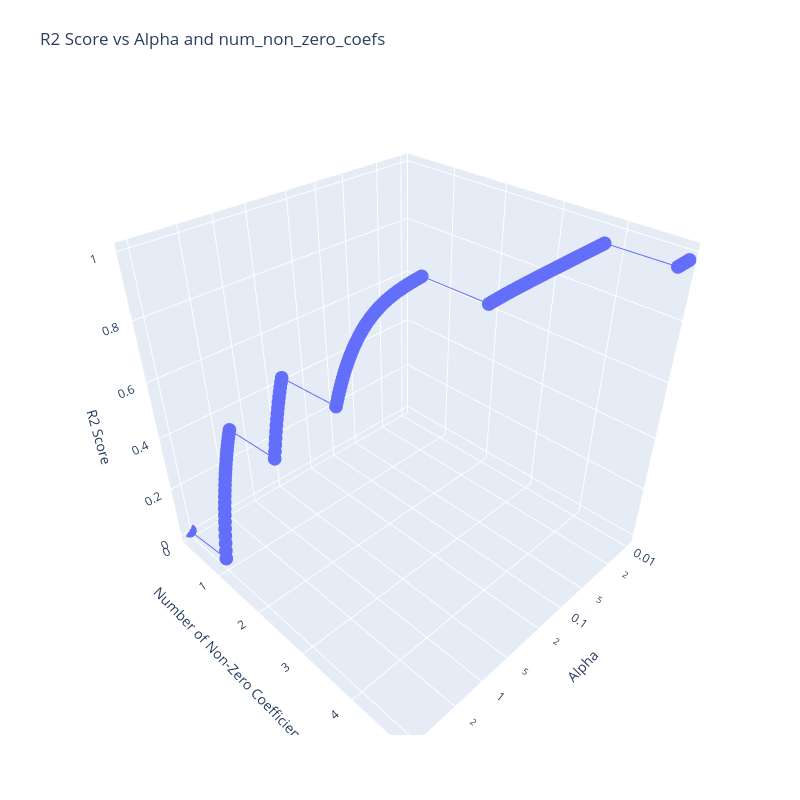

The code cell stored with this chart in its notebook:
### Code cell
import numpy as np
from sklearn.linear_model import Lasso

alphas_tmp = range(-200, 200, 1)
alphas = [10 ** (i/100) for i in alphas_tmp]

output = pd.DataFrame(columns=['alpha', 'num_non_zero_coefs', 'r2_score'])
for alpha in alphas:
    lasso_model = Lasso(alpha=alpha).fit(X, y)
    num_non_zero_coefs = np.sum(lasso_model.coef_ != 0)
    #print(f"Alpha: {alpha}, Number of Non-Zero Coefficients: {num_non_zero_coefs}")
    #print(f"R2 score for alpha={alpha}: {lasso_model.score(X, y)}")
    output = pd.concat([output, pd.DataFrame({'alpha': [alpha], 'num_non_zero_coefs': [num_non_zero_coefs], 'r2_score': [lasso_model.score(X, y)]})], ignore_index=True)
    if num_non_zero_coefs == 0:
        print(f"All coefficients are zero for alpha={alpha}. Stopping the loop.")
        break

# Create a 3D scatter plot of the R2 scores as a function of alpha and num_non_zero_coefs
fig = go.Figure(data=[go.Scatter3d(z=output['r2_score'],
                         x=output['alpha'],
                         y=output['num_non_zero_coefs'])])

fig.update_layout(title='R2 Score vs Alpha and num_non_zero_coefs', autosize=False,
                  width=800, height=800,
                  margin=dict(l=65, r=50, b=65, t=90))
fig.update_layout(scene=dict(
                    yaxis=dict(range=[0,5]),
                    xaxis=dict(type='log'),
                    xaxis_title='Alpha',
                    yaxis_title='Number of Non-Zero Coefficients',
                    zaxis_title='R2 Score'))
fig.show()

### Figure 1 — Plotly figure (JSON) as saved in the notebook; plotly's stock layout.template omitted (floating-point values rounded to 4 significant figures; data arrays with more than 128 entries replaced by an {"elided": "..."} marker saying what was removed)
{"data": [{"type": "scatter3d", "x": {"elided": "272 float values"}, "y": {"elided": "272 int values"}, "z": {"elided": "272 float values"}}], "layout": {"autosize": false, "height": 800, "margin": {"b": 65, "l": 65, "r": 50, "t": 90}, "scene": {"xaxis": {"title": {"text": "Alpha"}, "type": "log"}, "yaxis": {"range": [0, 5], "title": {"text": "Number of Non-Zero Coefficients"}}, "zaxis": {"title": {"text": "R2 Score"}}}, "title": {"text": "R2 Score vs Alpha and num_non_zero_coefs"}, "width": 800}}
